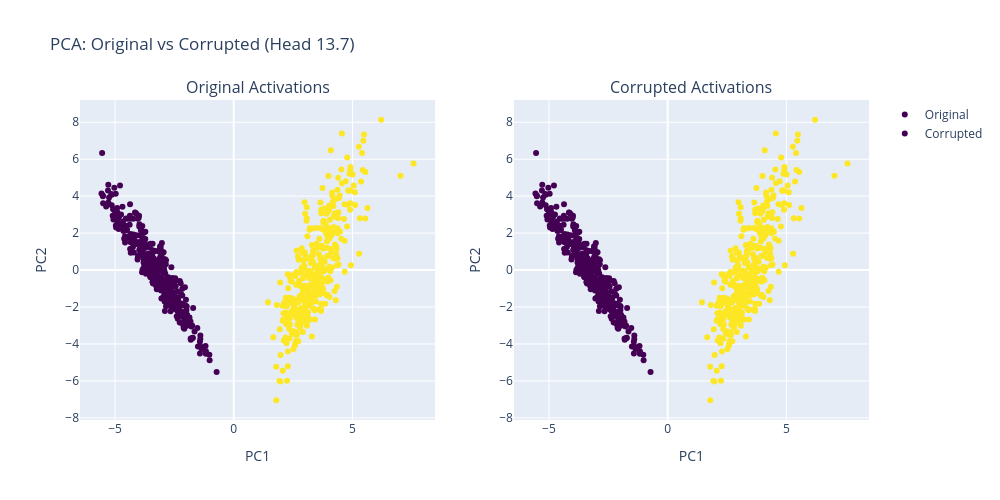

Notebook cell for this chart:
### Code cell
# 3) Gather ORIGINAL activations + labels + texts
orig_acts, orig_labels, orig_texts = [], [], []
for split in splits:
    ds = load_sva_dataset(model, "spanish", "both", split=split, num_samples=256)
    a, labs, txts = get_attn_activations(model, ds, hook_name, head)
    orig_acts.append(a)
    orig_labels.extend(labs)
    orig_texts.extend(txts[: a.shape[0]])
orig_matrix = np.concatenate(orig_acts, axis=0)

# 4) Fit PCA on ORIGINAL
pca = PCA(n_components=2).fit(orig_matrix)
orig_proj = pca.transform(orig_matrix)

# 5) Gather CORRUPTED activations
corr_acts, corr_labels, corr_texts = [], [], []
for split in splits:
    ds_c = load_sva_dataset(model, "spanish", "both", split=split,
                             num_samples=256, dataset_path=corrupt_path)
    a, labs, txts = get_attn_activations(model, ds_c, hook_name, head)
    corr_acts.append(a)
    corr_labels.extend(labs)
    corr_texts.extend(txts[: a.shape[0]])
corr_matrix = np.concatenate(corr_acts, axis=0)
corr_proj = pca.transform(corr_matrix)

# before 6, dont give plotly string labels
label_map = {"singular": 0, "plural": 1}
orig_label_vals = [label_map[lbl] for lbl in orig_labels]
corr_label_vals = [label_map[lbl] for lbl in corr_labels]

# 6) Plot side-by-side, colored by label
fig = make_subplots(rows=1, cols=2,
                    subplot_titles=("Original Activations", "Corrupted Activations"))

fig.add_trace(
    go.Scatter(
        x=orig_proj[:,0], y=orig_proj[:,1],
        mode='markers',
        marker=dict(color=orig_label_vals, colorscale='Viridis', showscale=False),
        text=orig_texts,
        name="Original"
    ), row=1, col=1
)
fig.add_trace(
    go.Scatter(
        x=corr_proj[:,0], y=corr_proj[:,1],
        mode='markers',
        marker=dict(color=corr_label_vals, colorscale='Viridis', showscale=False),
        text=corr_texts,
        name="Corrupted"
    ), row=1, col=2
)

fig.update_layout(
    title="PCA: Original vs Corrupted (Head 13.7)",
    xaxis_title="PC1", yaxis_title="PC2",
    xaxis2_title="PC1", yaxis2_title="PC2",
    width=1000, height=500
)
fig.show()

### Figure 1 — Plotly figure (JSON) as saved in the notebook; plotly's stock layout.template omitted (floating-point values rounded to 4 significant figures; data arrays with more than 128 entries replaced by an {"elided": "..."} marker saying what was removed)
{"data": [{"marker": {"color": {"elided": "768 int values"}, "colorscale": [[0, "#440154"], [0.1111, "#482878"], [0.2222, "#3e4989"], [0.3333, "#31688e"], [0.4444, "#26828e"], [0.5556, "#1f9e89"], [0.6667, "#35b779"], [0.7778, "#6ece58"], [0.8889, "#b5de2b"], [1, "#fde725"]], "showscale": false}, "mode": "markers", "name": "Original", "text": {"elided": "768 str values"}, "type": "scatter", "x": {"elided": "768 float values"}, "xaxis": "x", "y": {"elided": "768 float values"}, "yaxis": "y"}, {"marker": {"color": {"elided": "768 int values"}, "colorscale": [[0, "#440154"], [0.1111, "#482878"], [0.2222, "#3e4989"], [0.3333, "#31688e"], [0.4444, "#26828e"], [0.5556, "#1f9e89"], [0.6667, "#35b779"], [0.7778, "#6ece58"], [0.8889, "#b5de2b"], [1, "#fde725"]], "showscale": false}, "mode": "markers", "name": "Corrupted", "text": {"elided": "768 str values"}, "type": "scatter", "x": {"elided": "768 float values"}, "xaxis": "x2", "y": {"elided": "768 float values"}, "yaxis": "y2"}], "layout": {"annotations": [{"font": {"size": 16}, "showarrow": false, "text": "Original Activations", "x": 0.225, "xanchor": "center", "xref": "paper", "y": 1, "yanchor": "bottom", "yref": "paper"}, {"font": {"size": 16}, "showarrow": false, "text": "Corrupted Activations", "x": 0.775, "xanchor": "center", "xref": "paper", "y": 1, "yanchor": "bottom", "yref": "paper"}], "height": 500, "title": {"text": "PCA: Original vs Corrupted (Head 13.7)"}, "width": 1000, "xaxis": {"anchor": "y", "domain": [0, 0.45], "title": {"text": "PC1"}}, "xaxis2": {"anchor": "y2", "domain": [0.55, 1], "title": {"text": "PC1"}}, "yaxis": {"anchor": "x", "domain": [0, 1], "title": {"text": "PC2"}}, "yaxis2": {"anchor": "x2", "domain": [0, 1], "title": {"text": "PC2"}}}}
